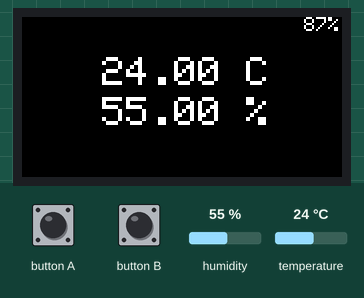
This sketch was run on a simulated ESP32. On the bench: 160×80 colour display. The inputs (shaded band) are chosen by the test bench; at power-on: humidity 55 %, temperature 24 °C. What the sketch prints to the serial monitor is not drawn.

Above: at 1.3 s.
1.4 s: humidity set to 22 %
At 3.0 s:
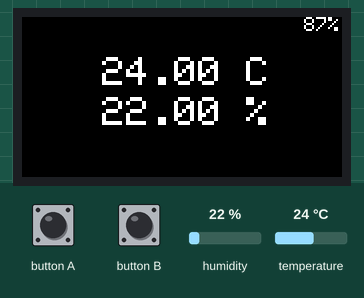
3.6 s: temperature set to 12 °C
At 5.3 s:
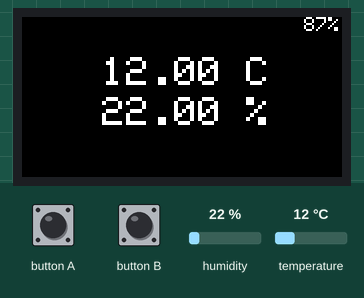
5.7 s: humidity set to 40 %
At 7.4 s:
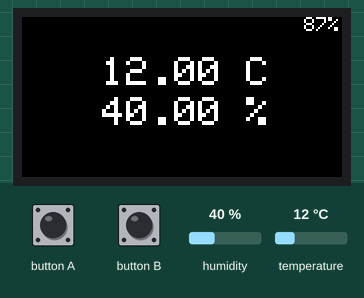
7.7 s: temperature set to 19 °C
At 8.7 s:
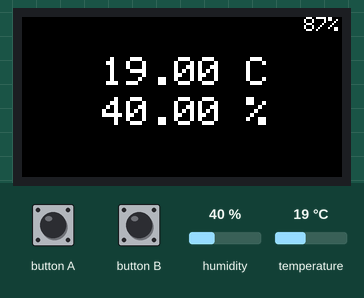
Timing chart, 0 to 10.7 s (numbered marks = the images above; inputs shaded):
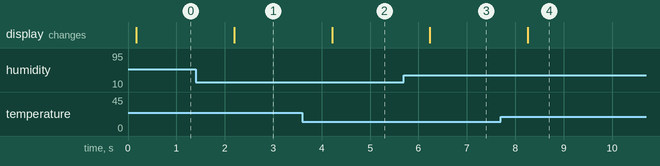

The sketch:

m5stickc-dht11-simple-sensor.ino
```cpp
#include <Adafruit_Sensor.h>
#include <DHT.h>
#include <DHT_U.h>
#include <M5StickC.h>

#define DHTPIN 33
#define DHTTYPE DHT11

float humidity = 0.;
float temperature = 0.;

DHT_Unified dht(DHTPIN, DHTTYPE);

int getVlevel() {
  float vbat = M5.Axp.GetBatVoltage();
  int vlevel = ( vbat - 3.2 ) / 0.8 * 100;
  if ( vlevel < 0 ) {
    vlevel = 0;
  }
  if ( 100 < vlevel ) {
    vlevel = 100;
  }

  return vlevel;
}

void showVatteryVolume() {
  M5.Lcd.setTextSize(1);
  M5.Lcd.setCursor(135, 0);
  M5.Lcd.printf("%3d%%", getVlevel());
}

void setup() {
  Serial.begin(115200);

  M5.begin();
  M5.Lcd.setRotation(1);
  M5.Lcd.fillScreen(BLACK);
  M5.Lcd.setTextSize(2);

  dht.begin();
  sensor_t sensor;
  dht.temperature().getSensor(&sensor);
  dht.humidity().getSensor(&sensor);
}

void loop() {
  M5.update();

  sensors_event_t event;

  dht.temperature().getEvent(&event);

  if (isnan(event.temperature)) {
    Serial.println(F("Error reading temperature!"));
  } else {
    Serial.print(F("Temperature: "));
    Serial.print(event.temperature);
    Serial.println(F("°C"));

    M5.Lcd.setTextSize(2);
    M5.Lcd.setCursor(40, 20);
    M5.Lcd.println(String(event.temperature) + " C");
  }

  dht.humidity().getEvent(&event);

  if (isnan(event.relative_humidity)) {
    Serial.println(F("Error reading humidity!"));
  } else {
    Serial.print(F("Humidity: "));
    Serial.print(event.relative_humidity);
    Serial.println(F("%"));

    M5.Lcd.setTextSize(2);
    M5.Lcd.setCursor(40, 40);
    M5.Lcd.println(String(event.relative_humidity) + " %");
  }

  showVatteryVolume();
  delay(1000);
}
```

Measured:
- after the input at 1.4 s, the display: changes after 0.79 s (image 1)
- after the input at 3.6 s, the display: changes after 0.62 s (image 2)
- after the input at 5.7 s, the display: changes after 0.54 s (image 3)
- after the input at 7.7 s, the display: changes after 0.56 s (image 4)
